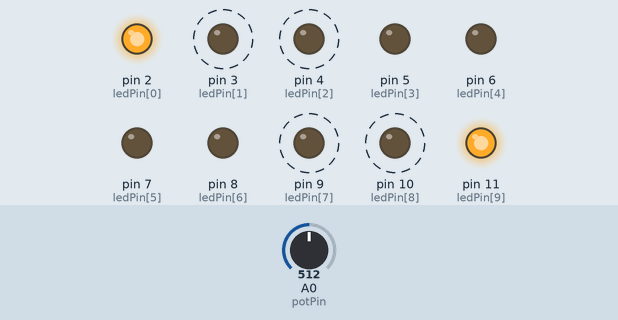
The sketch below on a simulated Arduino Uno, built with avr-gcc and run on an emulated ATmega328P. Parts: output pins drawn as LEDs (lit = HIGH). Dashed ring = blinking. Inputs (shaded band) come from the test bench; at power-on: A0 (potPin) = 512.

Above: at 0.2 s.
1.3 s: A0 (potPin) set to 900
At 1.81 s:
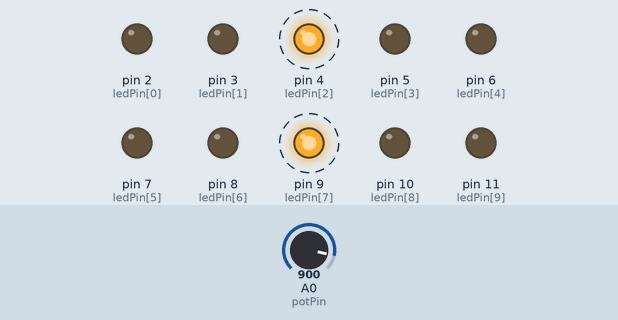
At 2.26 s:
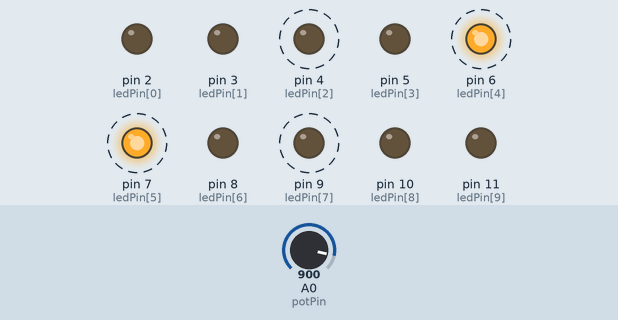
4.3 s: A0 (potPin) set to 0
At 5.02 s:
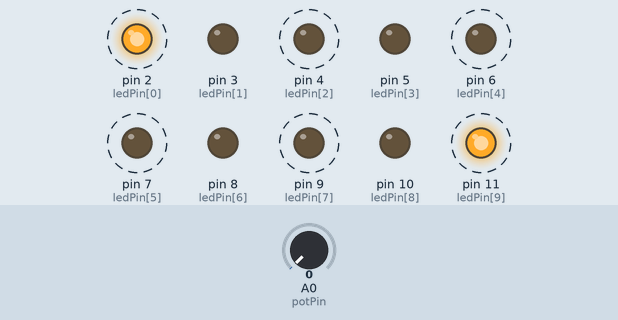
7.3 s: A0 (potPin) set to 20
Timing chart, 0 to 16.3 s (numbered marks = the images above; inputs shaded):
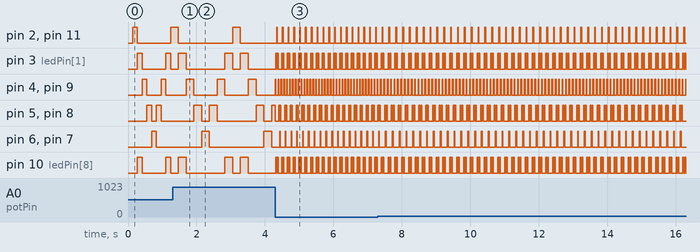

The sketch:

ledChasepot.ino
```cpp
byte ledPin[] = {2,3,4,5,6,7,8,9,10,11};
int ledDelay, directionFirst = 1, directionLast = -1, firstLED=0, lastLED=9, potPin=A0;
unsigned long changeTime;

void setup(){
    for(int i=0; i<10; i++){
        pinMode(ledPin[i], OUTPUT);
    }
    changeTime = millis();
}

void loop(){
    ledDelay = analogRead(potPin);
    ledDelay = map(ledDelay, 0, 1023, 20, 255);
    if(millis()-changeTime > ledDelay){
        changeLed();
        changeTime = millis();
    }
}
void changeLed(){
    for(int x=0; x<10; x++){
        digitalWrite(ledPin[x], LOW);
    }
    digitalWrite(ledPin[firstLED], HIGH);
    digitalWrite(ledPin[lastLED], HIGH);
    firstLED += directionFirst;
    lastLED += directionLast;
    if(firstLED == 4) directionFirst = -1;
    else if(firstLED == 0) directionFirst = 1;
    if(lastLED == 5) directionLast = 1;
    else if(lastLED == 9) directionLast = -1;
}
```

Measured:
- after the input at 1.3 s, pin 4 (ledPin[2]), pin 9 (ledPin[7]): alternates HIGH for 0.23 s and LOW for 0.68 s, starting after 0.40 s; pin 6 (ledPin[4]), pin 7 (ledPin[5]): alternates HIGH for 0.23 s and LOW for 1.6 s, starting after 0.85 s
- after the input at 4.3 s, pin 2 (ledPin[0]), pin 11 (ledPin[9]): alternates HIGH for 0.02 s and LOW for 0.15 s, starting at once; pin 4 (ledPin[2]), pin 9 (ledPin[7]): alternates HIGH for 0.02 s and LOW for 0.06 s, starting at once
- by itself, pin 3 (ledPin[1]), pin 10 (ledPin[8]): repeats every 0.20 s: LOW 0.02 s, HIGH 0.02 s, LOW 0.13 s, HIGH 0.03 s
- by itself, pin 4 (ledPin[2]), pin 9 (ledPin[7]): alternates HIGH for 0.14 s and LOW for 0.41 s
- by itself, pin 5 (ledPin[3]), pin 8 (ledPin[6]): repeats every 0.20 s: HIGH 0.03 s, LOW 0.13 s, HIGH 0.02 s, LOW 0.03 s
